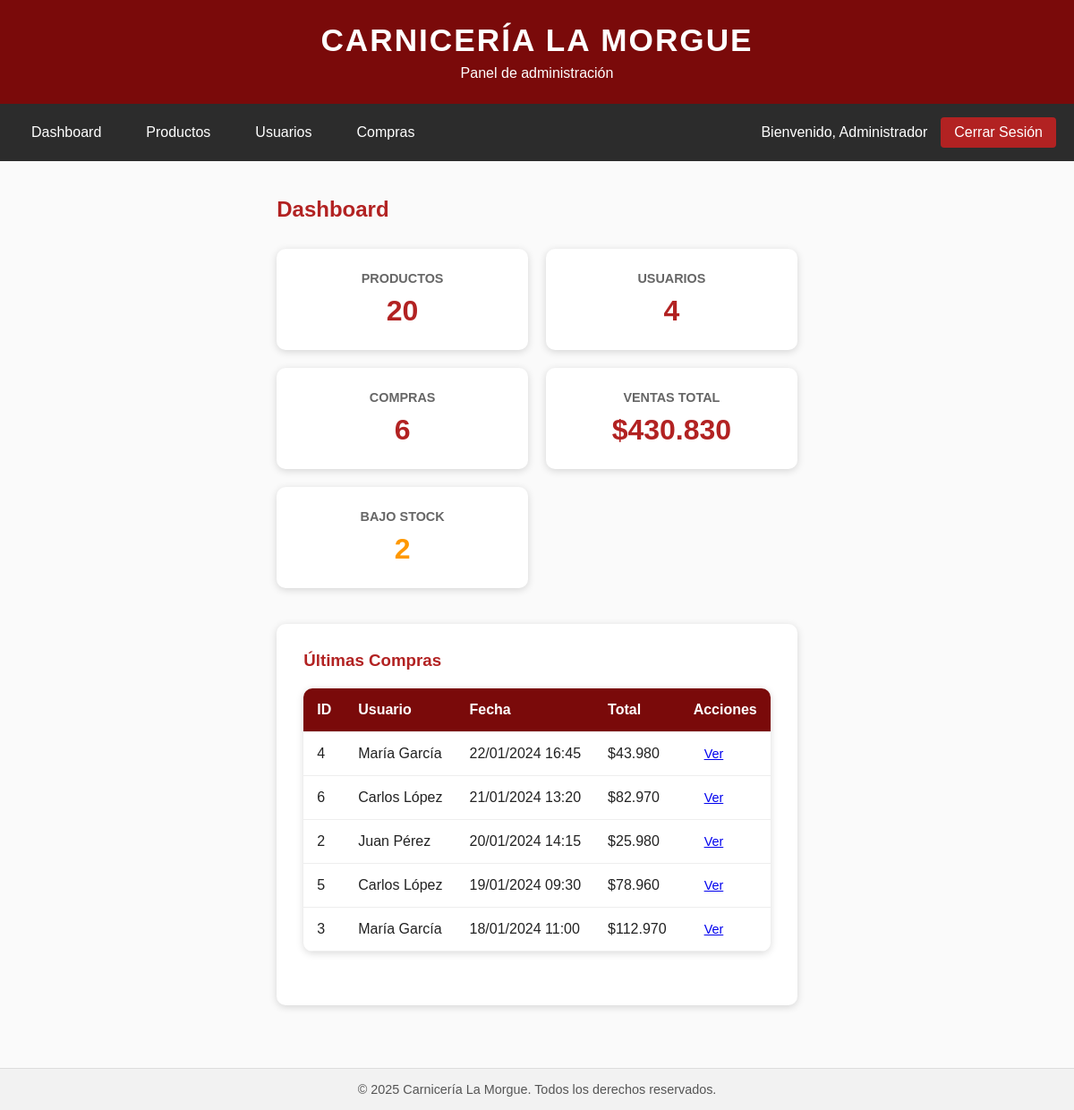
Page /admin/dashboard.php (signed in) on the committed database.
### tables this page shows
CREATE TABLE `compras` (
  `id` int(11) NOT NULL,
  `usuario_id` int(11) NOT NULL,
  `fecha` datetime DEFAULT current_timestamp(),
  `total` decimal(10,2) NOT NULL
);

CREATE TABLE `usuarios` (
  `id` int(11) NOT NULL,
  `nombre` varchar(100) NOT NULL,
  `email` varchar(100) NOT NULL,
  `password` varchar(255) NOT NULL,
  `rol` enum('admin','usuario') DEFAULT 'usuario'
);

### includes/funciones.php (called while the page is built, shortened)
<?php
function formatearPrecio($precio)
{
    return "$" . number_format($precio, 0, ',', '.');
}

### admin/dashboard.php (the view, shortened to what this page needs)
<?php
require_once "../includes/funciones.php";
$stats = [];
$result = $conn->query("SELECT COUNT(*) as total FROM productos");
$stats['productos'] = $result->fetch_assoc()['total'];
$result = $conn->query("SELECT COUNT(*) as total FROM usuarios WHERE rol = 'usuario'");
$stats['usuarios'] = $result->fetch_assoc()['total'];
$result = $conn->query("SELECT COUNT(*) as total FROM compras");
$stats['compras'] = $result->fetch_assoc()['total'];
$result = $conn->query("SELECT SUM(total) as total FROM compras");
$stats['ventas'] = $result->fetch_assoc()['total'] ?? 0;
$result = $conn->query("SELECT COUNT(*) as total FROM productos WHERE stock < 10");
$stats['bajo_stock'] = $result->fetch_assoc()['total'];
$result = $conn->query("
    SELECT c.id, c.fecha, c.total, u.nombre as usuario
    FROM compras c
    JOIN usuarios u ON c.usuario_id = u.id
    ORDER BY c.fecha DESC
    LIMIT 5
");
$ultimas_compras = [];
while ($row = $result->fetch_assoc()) {
    $ultimas_compras[] = $row;
}
include "../includes/header.php";
include "../includes/navbar_admin.php";
?>
<main class="admin-main">
    <div class="container">
        <h2>Dashboard</h2>
        <div class="stats-grid">
            <div class="stat-card">
                <h3>Productos</h3>
                <p class="stat-number"><?php echo $stats['productos']; ?></p>
            </div>
            <div class="stat-card">
                <h3>Usuarios</h3>
                <p class="stat-number"><?php echo $stats['usuarios']; ?></p>
            </div>
            <div class="stat-card">
                <h3>Compras</h3>
                <p class="stat-number"><?php echo $stats['compras']; ?></p>
            </div>
            <div class="stat-card">
                <h3>Ventas Total</h3>
                <p class="stat-number"><?php echo formatearPrecio($stats['ventas']); ?></p>
            </div>
            <div class="stat-card warning">
                <h3>Bajo Stock</h3>
                <p class="stat-number"><?php echo $stats['bajo_stock']; ?></p>
            </div>
        </div>
        <div class="section">
            <h3>Últimas Compras</h3>
            <?php if (empty($ultimas_compras)): ?>
                <p>No hay compras registradas.</p>
            <?php else: ?>
                <table class="data-table">
                    <thead>
                        <tr>
                            <th>ID</th>
                            <th>Usuario</th>
                            <th>Fecha</th>
                            <th>Total</th>
                            <th>Acciones</th>
                        </tr>
                    </thead>
                    <tbody>
                        <?php foreach ($ultimas_compras as $compra): ?>
                            <tr>
                                <td><?php echo $compra['id']; ?></td>
                                <td><?php echo htmlspecialchars($compra['usuario']); ?></td>
                                <td><?php echo date('d/m/Y H:i', strtotime($compra['fecha'])); ?></td>
                                <td><?php echo formatearPrecio($compra['total']); ?></td>
                                <td>
                                    <a href="compras.php?ver=<?php echo $compra['id']; ?>" class="btn-small">Ver</a>
                                </td>
                            </tr>
                        <?php endforeach; ?>
                    </tbody>
                </table>
            <?php endif; ?>
        </div>
    </div>
</main>
<?php include "../includes/footer.php"; ?>

### assets/css/estilos.css (style rules this page uses)
* { margin: 0; padding: 0; box-sizing: border-box; }
body { font-family: Arial, Helvetica, sans-serif; background-color: #fafafa; color: #222; }
main { display: flex; justify-content: center; align-items: center; padding: 40px 20px; min-height: 70vh; }
.btn-small { padding: 6px 12px; font-size: 0.9em; }

### assets/css/admin.css (style rules this page uses)
.admin-main { padding: 40px 20px; min-height: 70vh; }
.admin-main .container { max-width: 1400px; margin: 0 auto; }
.admin-main h2 { margin-bottom: 30px; color: #b22222; }
.stats-grid { display: grid; grid-template-columns: repeat(auto-fit, minmax(200px, 1fr)); gap: 20px; margin-bottom: 40px; }
.stat-card { background-color: white; padding: 25px; border-radius: 10px; box-shadow: 0 2px 8px rgba(0, 0, 0, 0.15); text-align: center; transition: transform 0.3s; }
.stat-card h3 { color: #666; font-size: 0.9em; margin-bottom: 10px; text-transform: uppercase; }
.stat-card .stat-number { font-size: 2em; font-weight: bold; color: #b22222; }
.stat-card.warning .stat-number { color: #ff9800; }
.data-table { width: 100%; background-color: white; border-collapse: collapse; border-radius: 10px; overflow: hidden; box-shadow: 0 2px 8px rgba(0, 0, 0, 0.15); margin-bottom: 30px; }
.data-table th, .data-table td { padding: 15px; text-align: left; border-bottom: 1px solid #eee; }
.data-table th { background-color: #7a0a0a; color: white; font-weight: bold; }
.section { background-color: white; padding: 30px; border-radius: 10px; box-shadow: 0 2px 8px rgba(0, 0, 0, 0.15); margin-bottom: 30px; }
.section h3, .section h4 { margin-bottom: 20px; color: #b22222; }

### rows in the picture
compras: id "4", usuario.nombre "María García", fecha "22/01/2024 16:45", total "$43.980"
compras: id "6", usuario.nombre "Carlos López", fecha "21/01/2024 13:20", total "$82.970"
compras: id "2", usuario.nombre "Juan Pérez", fecha "20/01/2024 14:15", total "$25.980"
compras: id "5", usuario.nombre "Carlos López", fecha "19/01/2024 09:30", total "$78.960"
compras: id "3", usuario.nombre "María García", fecha "18/01/2024 11:00", total "$112.970"

### other values in the picture
$subtitulo "Panel de administración"
$_SESSION['nombre'] "Administrador"
$stats['productos'] "20"
$stats['usuarios'] "4"
$stats['compras'] "6"
formatearPrecio($stats['ventas']) "$430.830"
$stats['bajo_stock'] "2"
